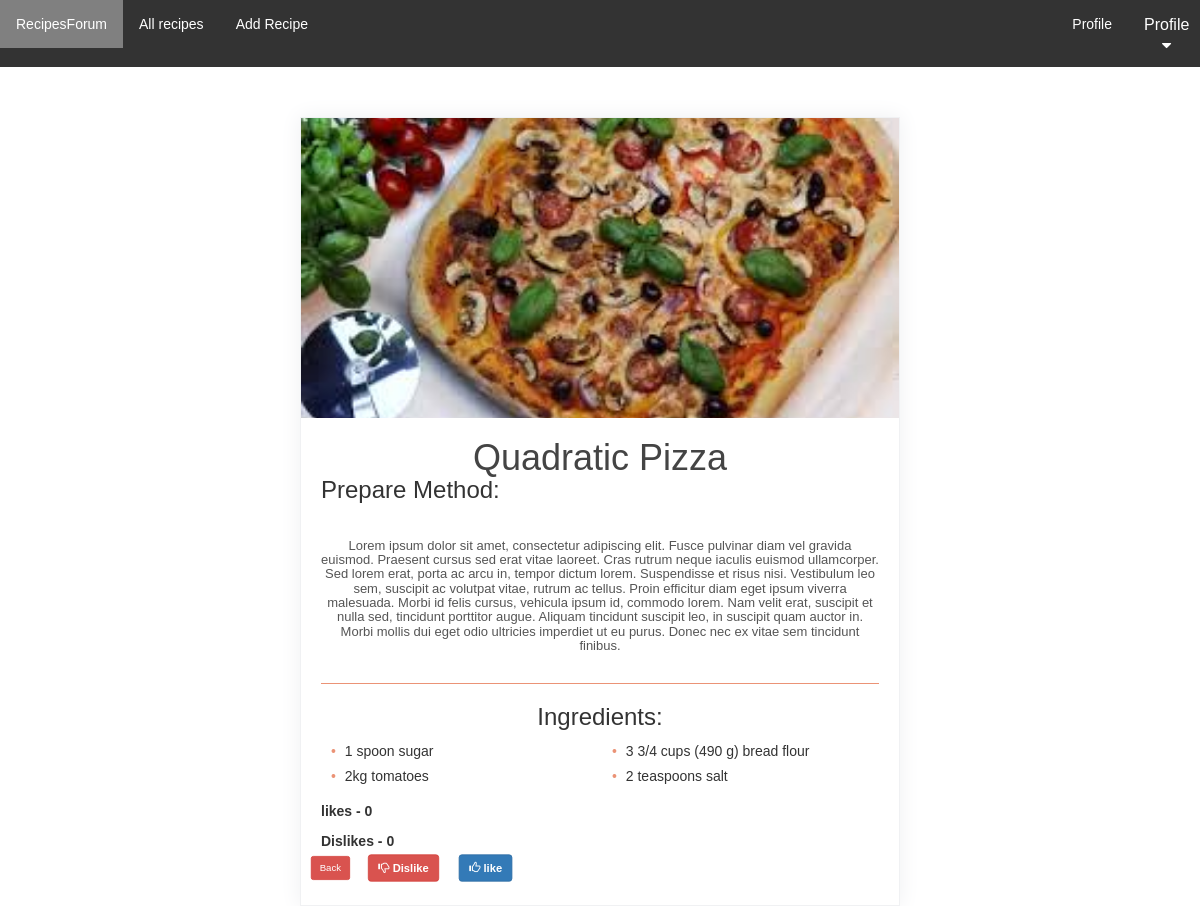
The page /detail/48/ (signed in) on the database its author committed.
### recipe/models.py (models this page shows, shortened)
class Item(models.Model):
    user_name = models.ForeignKey(User,on_delete=models.CASCADE,null=True)
    item_name = models.CharField(max_length=200)
    item_desc = models.TextField()
    ingredients = models.CharField(max_length=250)
    item_time_to_cook = models.IntegerField()
    image = models.ImageField( upload_to="Recipes/")
    likes = models.ManyToManyField(User, related_name='likes',blank=True)
    Dislikes = models.ManyToManyField(User, related_name='dislikes' , blank=True)

### recipe/views/recipes.py (the view)
# urls.py: path('detail/<int:pk>/',views.detail_recipe,name='detail'),
@login_required(login_url='accounts:login')
def detail_recipe(request, pk):
    recipe = Item.objects.get(pk=pk)
    likes = recipe.likes.count()
    dislikes  = recipe.Dislikes.count()
    all_recipes = Item.objects.all()
    products = recipe.ingredients.split(", ")
    context = {
            'recipe': recipe,
            'user_name': request.user,
            'products':products,
            'likes': likes,
            'dislikes':dislikes,
        }
    return render(request, 'detail.html', context)

### templates/detail.html (shortened to what this page needs)
{% load static  %}
<html lang="en">
<head>
    <link rel="stylesheet" href="/static/css/navbar.css">
    <link rel="stylesheet" href="/static/css/buttons.css">
    <link rel="stylesheet" href="/static/css/detail.css">
    <link rel="stylesheet" href="/static/css/recipes_display.css">
    <link rel="stylesheet" href="/static/css/create.css">
    <link href="//maxcdn.bootstrapcdn.com/bootstrap/3.3.0/css/bootstrap.min.css" rel="stylesheet" id="bootstrap-css">
</head>
<body>
    <ul class="topnav">
        <li class="title"><a href="/">RecipesForum</a></li>
        <li><a href="{% url 'recipe:all_recipe' %}">All recipes</a></li>
        {% if user.is_authenticated %}
        <li><a href="{% url 'recipe:create' %}">Add Recipe</a></li>
        <div class="dropdown">
            <button class="dropbtn">Profile
              <i class="fa fa-caret-down"></i>
            </button>
          </div>
        <li class="right"><a href="{% url 'accounts:User_Profile' %}">Profile</a> </li>
        {% elif not user.is_authenticated  %}
        <li class="right"><a href="{% url 'accounts:register' %}">Register</a></li>
        <li class="right"><a href="{% url 'accounts:login' %}">Login</a></li>
        {% endif %}
    </ul>
    <div class='recipe-card'>
        <div
            style="background:url({{recipe.image.url}}) no-repeat 50% 50%; background-size:cover; height: 300px">
        </div>
        <div class="recipe-card__body">
            <h1 class="recipe-card__heading">{{ recipe.item_name }}</h1>
            <ul class="recipe-card__nav">
              <li>
                <h3>Prepare Method:</h3>
              </li>
              <h2 class="recipe-card__subhead">{{ recipe.item_desc }}</h2>
            </ul>
            <h3 class="active">Ingredients:</h3>
            <ul class="recipe-card__ingredients">
                {% for product in products %}
                  <li> {{product}}</li>
                  {% endfor %}
            </ul>
            <div>
            <strong>likes - {{likes}}</strong>
            <strong>Dislikes - {{dislikes}}</strong>
          </div>
            <div class="row">
                    <a class="btn btn-danger btn-sm btn-radius" href=" {{request.META.HTTP_REFERER}}">Back</a>
                    <link href="/static/css/buttons/buttons.css " rel="stylesheet">
                    <link rel='stylesheet prefetch' href='https://maxcdn.bootstrapcdn.com/font-awesome/4.6.2/css/font-awesome.min.css'>
<a href="{% url 'recipe:dislikes' recipe.id %}" class="btn btn-danger btn-radius">
  <span class="glyphicon glyphicon-thumbs-down" aria-hidden="true"></span>
  <span><strong>Dislike</strong></span>
</a>
<a href="{% url 'recipe:likes' recipe.id %}" class="btn btn-primary btn-radius">
  <span class=" 	glyphicon glyphicon-thumbs-up" aria-hidden="true"></span>
  <span><strong>like</strong></span>
</a>
            </div>
        </div>
    </div>
</body>
</html>

### static/css/navbar.css (style rules this page uses)
body { margin: 0; }
ul.topnav { list-style-type: none; margin: 0; padding: 0; overflow: hidden; background-color: #333; }
ul.topnav li { float: left; }
ul.topnav li a { display: block; color: white; text-align: center; padding: 14px 16px; text-decoration: none; }
ul.topnav li.title { background-color:#3C69E7 ; }
ul.topnav li.right { float: right; }

### static/css/buttons.css (style rules this page uses)
a.btn { -webkit-transform: scale(0.8); -moz-transform: scale(0.8); -o-transform: scale(0.8); -webkit-transition-duration: 0.5s; -moz-transition-duration: 0.5s; -o-transition-duration: 0.5s; }

### static/css/detail.css (style rules this page uses)
body { background: #fff; font: 13px 'Open Sans', sans-serif; color: #222; }
.recipe-card { -webkit-box-shadow: 0px 0px 20px 1px rgba(240,241,243,1); -moz-box-shadow: 0px 0px 20px 1px rgba(240,241,243,1); box-shadow: 0px 0px 20px 1px rgba(240,241,243,1); border:1px solid #f0f1f3; width: 300px; margin: 50px auto; }
.recipe-card__body { padding: 20px; }
.recipe-card__heading { padding: 0; margin: 0 0 0; color: #444; }
.recipe-card__subhead { font-size: 13px; color: #555; margin-bottom: 30px; }
@media (min-width:599px) { .recipe-card { width: 600px } }
@media (min-width:599px) { .recipe-card__ingredients { column-count: 2 } }

### static/css/recipes_display.css (style rules this page uses)
body { height: 100%; width: 100%; background: #e9e9e9; font-family: 'Poppins', sans-serif; font-weight: 400; font-size: 14px; color: #010b26; }
* { -webkit-transition: 300ms; transition: 300ms; }
ul { list-style-type: none; }
h1, h2, h3, h4, h5, p { font-weight: 400; text-align: center; }
a { text-decoration: none; color: inherit; }

### static/css/create.css (style rules this page uses)
h1 { text-align:center; }

### templates/detail.html (style rules this page uses)
body { font-family: Arial, Helvetica, sans-serif; }
.dropdown { float: left; overflow: hidden; }
.dropdown .dropbtn { font-size: 16px; border: none; outline: none; color: white; padding: 14px 16px; background-color: inherit; font-family: inherit; margin: 0; }
.dropdown { float: right; width:6%; }

### rows shown on the page
Item: image (picture), item_name "Quadratic Pizza", item_desc "Lorem ipsum dolor sit amet, consectetur adipiscing elit. Fusce pulvinar diam vel gravida euismod. Praesent cursus sed erat vitae laoreet. Cras rutrum neque iaculis euismod ullamcorper. Sed lorem erat, porta ac arcu in, tempor dictum lorem. Suspendisse et risus nisi. Vestibulum leo sem, suscipit ac volutpat vitae, rutrum ac tellus. Proin efficitur diam eget ipsum viverra malesuada. Morbi id felis cursus, vehicula ipsum id, commodo lorem. Nam velit erat, suscipit et nulla sed, tincidunt porttitor augue. Aliquam tincidunt suscipit leo, in suscipit quam auctor in. Morbi mollis dui eget odio ultricies imperdiet ut eu purus. Donec nec ex vitae sem tincidunt finibus."

### other values the page prints
{{ product }} "1 spoon sugar" "2kg tomatoes" "3 3/4 cups (490 g) bread flour" "2 teaspoons salt"
{{ likes }} "0"
{{ dislikes }} "0"
